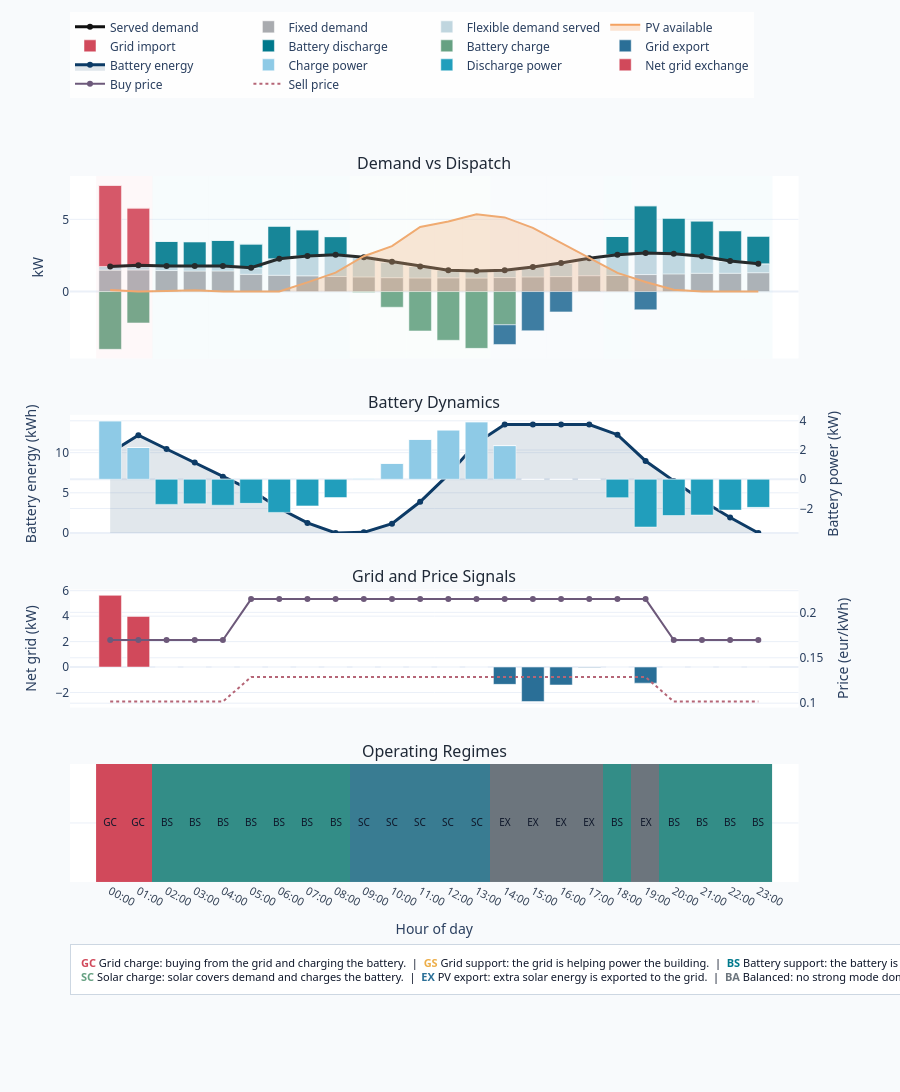

The code cell stored with this chart in its notebook:
### Code cell
fig = create_dispatch_dashboard(
    viz_df,
    # title=f"Smart Building Dispatch Dashboard | {run_date.isoformat()}",
)
fig.show()

### Figure 1 — Plotly figure (JSON) as saved in the notebook; plotly's stock layout.template omitted (floating-point values rounded to 4 significant figures)
{"data": [{"hovertemplate": "Hour %{x}<br>Served demand %{y:.2f} kW<extra></extra>", "line": {"color": "#111111", "width": 3}, "mode": "lines+markers", "name": "Served demand", "type": "scatter", "x": [0, 1, 2, 3, 4, 5, 6, 7, 8, 9, 10, 11, 12, 13, 14, 15, 16, 17, 18, 19, 20, 21, 22, 23], "xaxis": "x", "y": [1.736, 1.816, 1.763, 1.776, 1.777, 1.651, 2.27, 2.459, 2.556, 2.371, 2.059, 1.741, 1.481, 1.416, 1.468, 1.699, 1.973, 2.305, 2.555, 2.668, 2.612, 2.45, 2.11, 1.924], "yaxis": "y"}, {"hovertemplate": "Hour %{x}<br>Fixed demand %{y:.2f} kW<extra></extra>", "marker": {"color": "#7c7f85"}, "name": "Fixed demand", "opacity": 0.65, "type": "bar", "x": [0, 1, 2, 3, 4, 5, 6, 7, 8, 9, 10, 11, 12, 13, 14, 15, 16, 17, 18, 19, 20, 21, 22, 23], "xaxis": "x", "y": [1.485, 1.499, 1.455, 1.423, 1.429, 1.196, 1.128, 1.088, 1.04, 1.016, 0.961, 0.944, 0.949, 0.939, 0.967, 1.016, 1.034, 1.098, 1.117, 1.177, 1.223, 1.267, 1.268, 1.306], "yaxis": "y"}, {"hovertemplate": "Hour %{x}<br>Flexible served %{y:.2f} kW<extra></extra>", "marker": {"color": "#c0d6df"}, "name": "Flexible demand served", "type": "bar", "x": [0, 1, 2, 3, 4, 5, 6, 7, 8, 9, 10, 11, 12, 13, 14, 15, 16, 17, 18, 19, 20, 21, 22, 23], "xaxis": "x", "y": [0.251, 0.317, 0.308, 0.353, 0.348, 0.455, 1.142, 1.371, 1.516, 1.355, 1.098, 0.797, 0.532, 0.477, 0.501, 0.683, 0.939, 1.207, 1.438, 1.491, 1.389, 1.183, 0.842, 0.618], "yaxis": "y"}, {"fill": "tozeroy", "fillcolor": "rgba(244, 162, 97, 0.28)", "hovertemplate": "Hour %{x}<br>PV %{y:.2f} kW<extra></extra>", "line": {"color": "#f4a261", "width": 2}, "mode": "lines", "name": "PV available", "type": "scatter", "x": [0, 1, 2, 3, 4, 5, 6, 7, 8, 9, 10, 11, 12, 13, 14, 15, 16, 17, 18, 19, 20, 21, 22, 23], "xaxis": "x", "y": [0.102, 0.01, 0.043, 0.095, 0.0, 0.0, 0.0, 0.635, 1.305, 2.444, 3.145, 4.469, 4.856, 5.35, 5.133, 4.412, 3.382, 2.339, 1.294, 0.661, 0.129, 0.0, 0.0, 0.0], "yaxis": "y"}, {"hovertemplate": "Hour %{x}<br>Grid import %{y:.2f} kW<extra></extra>", "marker": {"color": "#d1495b"}, "name": "Grid import", "type": "bar", "x": [0, 1, 2, 3, 4, 5, 6, 7, 8, 9, 10, 11, 12, 13, 14, 15, 16, 17, 18, 19, 20, 21, 22, 23], "xaxis": "x", "y": [5.634, 3.98, 0.0, 0.0, 0.0, 0.0, 0.0, 0.0, 0.0, 0.0, 0.0, 0.0, 0.0, 0.0, 0.0, 0.0, 0.0, 0.0, 0.0, 0.0, 0.0, 0.0, 0.0, 0.0], "yaxis": "y"}, {"hovertemplate": "Hour %{x}<br>Battery discharge %{y:.2f} kW<extra></extra>", "marker": {"color": "#00798c"}, "name": "Battery discharge", "type": "bar", "x": [0, 1, 2, 3, 4, 5, 6, 7, 8, 9, 10, 11, 12, 13, 14, 15, 16, 17, 18, 19, 20, 21, 22, 23], "xaxis": "x", "y": [0.0, 0.0, 1.72, 1.681, 1.777, 1.651, 2.27, 1.824, 1.251, 0.0, 0.0, 0.0, 0.0, 0.0, 0.0, 0.0, 0.0, 0.0, 1.261, 3.272, 2.483, 2.45, 2.11, 1.924], "yaxis": "y"}, {"customdata": [4.0, 2.174, 0.0, 0.0, 0.0, 0.0, 0.0, 0.0, 0.0, 0.073, 1.086, 2.728, 3.375, 3.934, 2.304, 0.0, 0.0, 0.0, 0.0, 0.0, 0.0, 0.0, 0.0, 0.0], "hovertemplate": "Hour %{x}<br>Battery charge %{customdata:.2f} kW<extra></extra>", "marker": {"color": "#66a182"}, "name": "Battery charge", "type": "bar", "x": [0, 1, 2, 3, 4, 5, 6, 7, 8, 9, 10, 11, 12, 13, 14, 15, 16, 17, 18, 19, 20, 21, 22, 23], "xaxis": "x", "y": [-4.0, -2.174, -0.0, -0.0, -0.0, -0.0, -0.0, -0.0, -0.0, -0.073, -1.086, -2.728, -3.375, -3.934, -2.304, -0.0, -0.0, -0.0, -0.0, -0.0, -0.0, -0.0, -0.0, -0.0], "yaxis": "y"}, {"customdata": [0.0, 0.0, 0.0, 0.0, 0.0, 0.0, 0.0, 0.0, 0.0, 0.0, 0.0, 0.0, 0.0, 0.0, 1.361, 2.713, 1.409, 0.034, 0.0, 1.265, 0.0, 0.0, 0.0, 0.0], "hovertemplate": "Hour %{x}<br>Grid export %{customdata:.2f} kW<extra></extra>", "marker": {"color": "#2a6f97"}, "name": "Grid export", "type": "bar", "x": [0, 1, 2, 3, 4, 5, 6, 7, 8, 9, 10, 11, 12, 13, 14, 15, 16, 17, 18, 19, 20, 21, 22, 23], "xaxis": "x", "y": [-0.0, -0.0, -0.0, -0.0, -0.0, -0.0, -0.0, -0.0, -0.0, -0.0, -0.0, -0.0, -0.0, -0.0, -1.361, -2.713, -1.409, -0.034, -0.0, -1.265, -0.0, -0.0, -0.0, -0.0], "yaxis": "y"}, {"fill": "tozeroy", "fillcolor": "rgba(13, 59, 102, 0.12)", "hovertemplate": "Hour %{x}<br>Battery %{y:.2f} kWh<extra></extra>", "line": {"color": "#0d3b66", "width": 3}, "mode": "lines+markers", "name": "Battery energy", "type": "scatter", "x": [0, 1, 2, 3, 4, 5, 6, 7, 8, 9, 10, 11, 12, 13, 14, 15, 16, 17, 18, 19, 20, 21, 22, 23], "xaxis": "x2", "y": [10.0, 12.17, 10.45, 8.773, 6.996, 5.345, 3.075, 1.251, 0.0, 0.073, 1.159, 3.887, 7.262, 11.2, 13.5, 13.5, 13.5, 13.5, 12.24, 8.967, 6.484, 4.034, 1.924, 0.0], "yaxis": "y2"}, {"hovertemplate": "Hour %{x}<br>Charge %{y:.2f} kW<extra></extra>", "marker": {"color": "#8ecae6"}, "name": "Charge power", "type": "bar", "x": [0, 1, 2, 3, 4, 5, 6, 7, 8, 9, 10, 11, 12, 13, 14, 15, 16, 17, 18, 19, 20, 21, 22, 23], "xaxis": "x2", "y": [4.0, 2.174, 0.0, 0.0, 0.0, 0.0, 0.0, 0.0, 0.0, 0.073, 1.086, 2.728, 3.375, 3.934, 2.304, 0.0, 0.0, 0.0, 0.0, 0.0, 0.0, 0.0, 0.0, 0.0], "yaxis": "y3"}, {"customdata": [0.0, 0.0, 1.72, 1.681, 1.777, 1.651, 2.27, 1.824, 1.251, 0.0, 0.0, 0.0, 0.0, 0.0, 0.0, 0.0, 0.0, 0.0, 1.261, 3.272, 2.483, 2.45, 2.11, 1.924], "hovertemplate": "Hour %{x}<br>Discharge %{customdata:.2f} kW<extra></extra>", "marker": {"color": "#219ebc"}, "name": "Discharge power", "type": "bar", "x": [0, 1, 2, 3, 4, 5, 6, 7, 8, 9, 10, 11, 12, 13, 14, 15, 16, 17, 18, 19, 20, 21, 22, 23], "xaxis": "x2", "y": [-0.0, -0.0, -1.72, -1.681, -1.777, -1.651, -2.27, -1.824, -1.251, -0.0, -0.0, -0.0, -0.0, -0.0, -0.0, -0.0, -0.0, -0.0, -1.261, -3.272, -2.483, -2.45, -2.11, -1.924], "yaxis": "y3"}, {"customdata": ["Grid charge", "Grid charge", "Battery support", "Battery support", "Battery support", "Battery support", "Battery support", "Battery support", "Battery support", "Solar charge", "Solar charge", "Solar charge", "Solar charge", "Solar charge", "PV export", "PV export", "PV export", "PV export", "Battery support", "PV export", "Battery support", "Battery support", "Battery support", "Battery support"], "hovertemplate": "Hour %{x}<br>Net grid %{y:.2f} kW<br>Regime %{customdata}<extra></extra>", "marker": {"color": ["#d1495b", "#d1495b", "#00798c", "#00798c", "#00798c", "#00798c", "#00798c", "#00798c", "#00798c", "#66a182", "#66a182", "#66a182", "#66a182", "#66a182", "#2a6f97", "#2a6f97", "#2a6f97", "#2a6f97", "#00798c", "#2a6f97", "#00798c", "#00798c", "#00798c", "#00798c"]}, "name": "Net grid exchange", "type": "bar", "x": [0, 1, 2, 3, 4, 5, 6, 7, 8, 9, 10, 11, 12, 13, 14, 15, 16, 17, 18, 19, 20, 21, 22, 23], "xaxis": "x3", "y": [5.634, 3.98, 0.0, 0.0, 0.0, 0.0, 0.0, 0.0, 0.0, 0.0, 0.0, 0.0, 0.0, 0.0, -1.361, -2.713, -1.409, -0.034, 0.0, -1.265, 0.0, 0.0, 0.0, 0.0], "yaxis": "y4"}, {"hovertemplate": "Hour %{x}<br>Buy price %{y:.3f} eur/kWh<extra></extra>", "line": {"color": "#6d597a", "width": 2}, "mode": "lines+markers", "name": "Buy price", "type": "scatter", "x": [0, 1, 2, 3, 4, 5, 6, 7, 8, 9, 10, 11, 12, 13, 14, 15, 16, 17, 18, 19, 20, 21, 22, 23], "xaxis": "x3", "y": [0.1696, 0.1696, 0.1696, 0.1696, 0.1696, 0.2146, 0.2146, 0.2146, 0.2146, 0.2146, 0.2146, 0.2146, 0.2146, 0.2146, 0.2146, 0.2146, 0.2146, 0.2146, 0.2146, 0.2146, 0.1696, 0.1696, 0.1696, 0.1696], "yaxis": "y5"}, {"hovertemplate": "Hour %{x}<br>Sell price %{y:.3f} eur/kWh<extra></extra>", "line": {"color": "#b56576", "dash": "dot", "width": 2}, "mode": "lines", "name": "Sell price", "type": "scatter", "x": [0, 1, 2, 3, 4, 5, 6, 7, 8, 9, 10, 11, 12, 13, 14, 15, 16, 17, 18, 19, 20, 21, 22, 23], "xaxis": "x3", "y": [0.1018, 0.1018, 0.1018, 0.1018, 0.1018, 0.1288, 0.1288, 0.1288, 0.1288, 0.1288, 0.1288, 0.1288, 0.1288, 0.1288, 0.1288, 0.1288, 0.1288, 0.1288, 0.1288, 0.1288, 0.1018, 0.1018, 0.1018, 0.1018], "yaxis": "y5"}, {"colorscale": [[0, "#d1495b"], [0.2, "#edae49"], [0.4, "#00798c"], [0.6, "#66a182"], [0.8, "#2a6f97"], [1, "#6c757d"]], "customdata": [["Grid charge", "Grid charge", "Battery support", "Battery support", "Battery support", "Battery support", "Battery support", "Battery support", "Battery support", "Solar charge", "Solar charge", "Solar charge", "Solar charge", "Solar charge", "PV export", "PV export", "PV export", "PV export", "Battery support", "PV export", "Battery support", "Battery support", "Battery support", "Battery support"]], "hovertemplate": "Hour %{x}<br>Mode %{customdata}<br>Meaning: %{meta}<extra></extra>", "meta": [["Buying from the grid and storing part of it in the battery.", "Buying from the grid and storing part of it in the battery.", "Using the battery to help cover building demand.", "Using the battery to help cover building demand.", "Using the battery to help cover building demand.", "Using the battery to help cover building demand.", "Using the battery to help cover building demand.", "Using the battery to help cover building demand.", "Using the battery to help cover building demand.", "Solar is covering demand and charging the battery.", "Solar is covering demand and charging the battery.", "Solar is covering demand and charging the battery.", "Solar is covering demand and charging the battery.", "Solar is covering demand and charging the battery.", "Solar production is higher than building needs, so surplus is exported.", "Solar production is higher than building needs, so surplus is exported.", "Solar production is higher than building needs, so surplus is exported.", "Solar production is higher than building needs, so surplus is exported.", "Using the battery to help cover building demand.", "Solar production is higher than building needs, so surplus is exported.", "Using the battery to help cover building demand.", "Using the battery to help cover building demand.", "Using the battery to help cover building demand.", "Using the battery to help cover building demand."]], "showscale": false, "text": [["GC", "GC", "BS", "BS", "BS", "BS", "BS", "BS", "BS", "SC", "SC", "SC", "SC", "SC", "EX", "EX", "EX", "EX", "BS", "EX", "BS", "BS", "BS", "BS"]], "textfont": {"color": "#0f172a", "size": 10}, "texttemplate": "%{text}", "type": "heatmap", "x": [0, 1, 2, 3, 4, 5, 6, 7, 8, 9, 10, 11, 12, 13, 14, 15, 16, 17, 18, 19, 20, 21, 22, 23], "xaxis": "x4", "y": ["Regime"], "yaxis": "y6", "z": [[0, 0, 2, 2, 2, 2, 2, 2, 2, 3, 3, 3, 3, 3, 4, 4, 4, 4, 2, 4, 2, 2, 2, 2]]}], "layout": {"annotations": [{"font": {"color": "#1f2937", "size": 16}, "showarrow": false, "text": "Demand vs Dispatch", "x": 0.47, "xanchor": "center", "xref": "paper", "y": 1, "yanchor": "bottom", "yref": "paper"}, {"font": {"color": "#1f2937", "size": 16}, "showarrow": false, "text": "Battery Dynamics", "x": 0.47, "xanchor": "center", "xref": "paper", "y": 0.6616, "yanchor": "bottom", "yref": "paper"}, {"font": {"color": "#1f2937", "size": 16}, "showarrow": false, "text": "Grid and Price Signals", "x": 0.47, "xanchor": "center", "xref": "paper", "y": 0.4144, "yanchor": "bottom", "yref": "paper"}, {"font": {"color": "#1f2937", "size": 16}, "showarrow": false, "text": "Operating Regimes", "x": 0.47, "xanchor": "center", "xref": "paper", "y": 0.1672, "yanchor": "bottom", "yref": "paper"}, {"align": "left", "bgcolor": "rgba(255,255,255,0.98)", "bordercolor": "rgba(203,213,225,0.95)", "borderpad": 10, "borderwidth": 1, "font": {"color": "#0f172a", "size": 11}, "showarrow": false, "text": "<span style='color:#d1495b'><b>GC</b></span> Grid charge: buying from the grid and charging the battery.  |  <span style='color:#edae49'><b>GS</b></span> Grid support: the grid is helping power the building.  |  <span style='color:#00798c'><b>BS</b></span> Battery support: the battery is supplying part of the demand.<br><span style='color:#66a182'><b>SC</b></span> Solar charge: solar covers demand and charges the battery.  |  <span style='color:#2a6f97'><b>EX</b></span> PV export: extra solar energy is exported to the grid.  |  <span style='color:#6c757d'><b>BA</b></span> Balanced: no strong mode dominates in that hour.", "x": 0, "xref": "paper", "y": -0.16, "yref": "paper"}], "barmode": "relative", "font": {"family": "Segoe UI, Arial, sans-serif", "size": 12}, "height": 1220, "hovermode": "x unified", "legend": {"bgcolor": "rgba(255,255,255,0.85)", "orientation": "h", "x": 0, "xanchor": "left", "y": 1.11, "yanchor": "bottom"}, "margin": {"b": 210, "l": 70, "r": 55, "t": 145}, "paper_bgcolor": "#f8fafc", "plot_bgcolor": "#ffffff", "shapes": [{"fillcolor": "#f6c4cb", "line": {"width": 0}, "opacity": 0.12, "type": "rect", "x0": -0.5, "x1": 0.5, "xref": "x", "y0": 0, "y1": 1, "yref": "y domain"}, {"fillcolor": "#f6c4cb", "line": {"width": 0}, "opacity": 0.12, "type": "rect", "x0": 0.5, "x1": 1.5, "xref": "x", "y0": 0, "y1": 1, "yref": "y domain"}, {"fillcolor": "#b9e6eb", "line": {"width": 0}, "opacity": 0.12, "type": "rect", "x0": 1.5, "x1": 2.5, "xref": "x", "y0": 0, "y1": 1, "yref": "y domain"}, {"fillcolor": "#b9e6eb", "line": {"width": 0}, "opacity": 0.12, "type": "rect", "x0": 2.5, "x1": 3.5, "xref": "x", "y0": 0, "y1": 1, "yref": "y domain"}, {"fillcolor": "#b9e6eb", "line": {"width": 0}, "opacity": 0.12, "type": "rect", "x0": 3.5, "x1": 4.5, "xref": "x", "y0": 0, "y1": 1, "yref": "y domain"}, {"fillcolor": "#b9e6eb", "line": {"width": 0}, "opacity": 0.12, "type": "rect", "x0": 4.5, "x1": 5.5, "xref": "x", "y0": 0, "y1": 1, "yref": "y domain"}, {"fillcolor": "#b9e6eb", "line": {"width": 0}, "opacity": 0.12, "type": "rect", "x0": 5.5, "x1": 6.5, "xref": "x", "y0": 0, "y1": 1, "yref": "y domain"}, {"fillcolor": "#b9e6eb", "line": {"width": 0}, "opacity": 0.12, "type": "rect", "x0": 6.5, "x1": 7.5, "xref": "x", "y0": 0, "y1": 1, "yref": "y domain"}, {"fillcolor": "#b9e6eb", "line": {"width": 0}, "opacity": 0.12, "type": "rect", "x0": 7.5, "x1": 8.5, "xref": "x", "y0": 0, "y1": 1, "yref": "y domain"}, {"fillcolor": "#d6efe2", "line": {"width": 0}, "opacity": 0.12, "type": "rect", "x0": 8.5, "x1": 9.5, "xref": "x", "y0": 0, "y1": 1, "yref": "y domain"}, {"fillcolor": "#d6efe2", "line": {"width": 0}, "opacity": 0.12, "type": "rect", "x0": 9.5, "x1": 10.5, "xref": "x", "y0": 0, "y1": 1, "yref": "y domain"}, {"fillcolor": "#d6efe2", "line": {"width": 0}, "opacity": 0.12, "type": "rect", "x0": 10.5, "x1": 11.5, "xref": "x", "y0": 0, "y1": 1, "yref": "y domain"}, {"fillcolor": "#d6efe2", "line": {"width": 0}, "opacity": 0.12, "type": "rect", "x0": 11.5, "x1": 12.5, "xref": "x", "y0": 0, "y1": 1, "yref": "y domain"}, {"fillcolor": "#d6efe2", "line": {"width": 0}, "opacity": 0.12, "type": "rect", "x0": 12.5, "x1": 13.5, "xref": "x", "y0": 0, "y1": 1, "yref": "y domain"}, {"fillcolor": "#c8deeb", "line": {"width": 0}, "opacity": 0.12, "type": "rect", "x0": 13.5, "x1": 14.5, "xref": "x", "y0": 0, "y1": 1, "yref": "y domain"}, {"fillcolor": "#c8deeb", "line": {"width": 0}, "opacity": 0.12, "type": "rect", "x0": 14.5, "x1": 15.5, "xref": "x", "y0": 0, "y1": 1, "yref": "y domain"}, {"fillcolor": "#c8deeb", "line": {"width": 0}, "opacity": 0.12, "type": "rect", "x0": 15.5, "x1": 16.5, "xref": "x", "y0": 0, "y1": 1, "yref": "y domain"}, {"fillcolor": "#c8deeb", "line": {"width": 0}, "opacity": 0.12, "type": "rect", "x0": 16.5, "x1": 17.5, "xref": "x", "y0": 0, "y1": 1, "yref": "y domain"}, {"fillcolor": "#b9e6eb", "line": {"width": 0}, "opacity": 0.12, "type": "rect", "x0": 17.5, "x1": 18.5, "xref": "x", "y0": 0, "y1": 1, "yref": "y domain"}, {"fillcolor": "#c8deeb", "line": {"width": 0}, "opacity": 0.12, "type": "rect", "x0": 18.5, "x1": 19.5, "xref": "x", "y0": 0, "y1": 1, "yref": "y domain"}, {"fillcolor": "#b9e6eb", "line": {"width": 0}, "opacity": 0.12, "type": "rect", "x0": 19.5, "x1": 20.5, "xref": "x", "y0": 0, "y1": 1, "yref": "y domain"}, {"fillcolor": "#b9e6eb", "line": {"width": 0}, "opacity": 0.12, "type": "rect", "x0": 20.5, "x1": 21.5, "xref": "x", "y0": 0, "y1": 1, "yref": "y domain"}, {"fillcolor": "#b9e6eb", "line": {"width": 0}, "opacity": 0.12, "type": "rect", "x0": 21.5, "x1": 22.5, "xref": "x", "y0": 0, "y1": 1, "yref": "y domain"}, {"fillcolor": "#b9e6eb", "line": {"width": 0}, "opacity": 0.12, "type": "rect", "x0": 22.5, "x1": 23.5, "xref": "x", "y0": 0, "y1": 1, "yref": "y domain"}], "title": {"text": ""}, "xaxis": {"anchor": "y", "domain": [0, 0.94], "matches": "x4", "showticklabels": false}, "xaxis2": {"anchor": "y2", "domain": [0, 0.94], "matches": "x4", "showticklabels": false}, "xaxis3": {"anchor": "y4", "domain": [0, 0.94], "matches": "x4", "showticklabels": false}, "xaxis4": {"anchor": "y6", "automargin": true, "domain": [0, 0.94], "showgrid": false, "tickangle": 28, "tickfont": {"color": "#334155", "size": 11}, "tickmode": "array", "ticktext": ["00:00", "01:00", "02:00", "03:00", "04:00", "05:00", "06:00", "07:00", "08:00", "09:00", "10:00", "11:00", "12:00", "13:00", "14:00", "15:00", "16:00", "17:00", "18:00", "19:00", "20:00", "21:00", "22:00", "23:00"], "tickvals": [0, 1, 2, 3, 4, 5, 6, 7, 8, 9, 10, 11, 12, 13, 14, 15, 16, 17, 18, 19, 20, 21, 22, 23], "title": {"text": "Hour of day"}}, "yaxis": {"anchor": "x", "domain": [0.7416, 1], "title": {"text": "kW"}}, "yaxis2": {"anchor": "x2", "domain": [0.4944, 0.6616], "title": {"text": "Battery energy (kWh)"}}, "yaxis3": {"anchor": "x2", "overlaying": "y2", "side": "right", "title": {"text": "Battery power (kW)"}}, "yaxis4": {"anchor": "x3", "domain": [0.2472, 0.4144], "title": {"text": "Net grid (kW)"}}, "yaxis5": {"anchor": "x3", "overlaying": "y4", "side": "right", "title": {"text": "Price (eur/kWh)"}}, "yaxis6": {"anchor": "x4", "domain": [0, 0.1672], "showticklabels": false}}}
